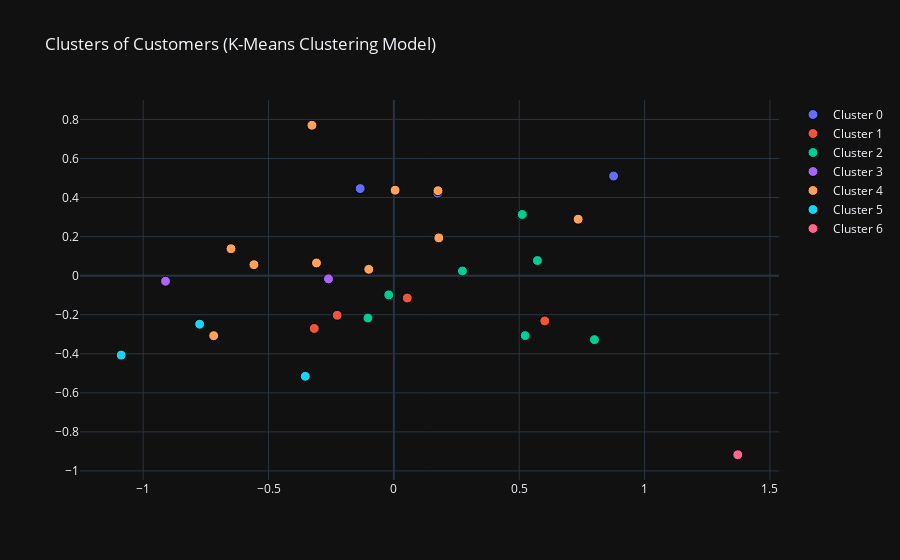

Notebook source saved alongside this figure:
### Code cell
import plotly.express as px
import plotly.graph_objects as go


# Obtener índices y número de clusters únicos
idxs = pca_clusters['index']
n_clusters = pca_clusters['cluster'].nunique()

# Colors for clusters
cmap = px.colors.qualitative.Plotly
n_colors = len(cmap)

# Create figure
fig = go.Figure()

# Add each cluster to the figure
for i in range(n_clusters):
    cluster_data = pca_clusters[pca_clusters['cluster'] == i]
    
    fig.add_trace(go.Scatter(
        x=cluster_data['Col1'], 
        y=cluster_data['Col2'], 
        mode='markers',
        marker=dict(size=10, color=cmap[i % n_colors], line=dict(width=1, color='black')),
        name=f'Cluster {i}',
        text=[f"{idx}<br>Cluster: {i}" for idx in cluster_data['index']],
        hoverinfo="text"
    ))

# Config
fig.update_layout(
    title="Clusters of Customers (K-Means Clustering Model)",
    xaxis_title="",
    yaxis_title="",
    template="plotly_dark"
)

# Mostrar la gráfica
fig.show()

### Figure 1 — Plotly figure (JSON) as saved in the notebook; plotly's stock layout.template omitted (floating-point values rounded to 4 significant figures)
{"data": [{"hoverinfo": "text", "marker": {"color": "#636EFA", "line": {"color": "black", "width": 1}, "size": 10}, "mode": "markers", "name": "Cluster 0", "text": ["miami<br>Cluster: 0", "rodriguez<br>Cluster: 0", "vegas<br>Cluster: 0"], "type": "scatter", "x": [0.1746, 0.8763, -0.1346], "y": [0.4227, 0.51, 0.4459]}, {"hoverinfo": "text", "marker": {"color": "#EF553B", "line": {"color": "black", "width": 1}, "size": 10}, "mode": "markers", "name": "Cluster 1", "text": ["hockenheimring<br>Cluster: 1", "hungaroring<br>Cluster: 1", "zandvoort<br>Cluster: 1", "interlagos<br>Cluster: 1"], "type": "scatter", "x": [-0.3178, 0.6018, -0.2264, 0.05314], "y": [-0.2704, -0.232, -0.2028, -0.1148]}, {"hoverinfo": "text", "marker": {"color": "#00CC96", "line": {"color": "black", "width": 1}, "size": 10}, "mode": "markers", "name": "Cluster 2", "text": ["nurburgring<br>Cluster: 2", "portimao<br>Cluster: 2", "sochi<br>Cluster: 2", "shanghai<br>Cluster: 2", "baku<br>Cluster: 2", "marina_bay<br>Cluster: 2", "americas<br>Cluster: 2"], "type": "scatter", "x": [0.2733, -0.1036, 0.5238, 0.5122, 0.5725, 0.8001, -0.02054], "y": [0.02373, -0.2169, -0.3071, 0.3134, 0.07747, -0.3276, -0.09835]}, {"hoverinfo": "text", "marker": {"color": "#AB63FA", "line": {"color": "black", "width": 1}, "size": 10}, "mode": "markers", "name": "Cluster 3", "text": ["catalunya<br>Cluster: 3", "silverstone<br>Cluster: 3"], "type": "scatter", "x": [-0.261, -0.9111], "y": [-0.01629, -0.02863]}, {"hoverinfo": "text", "marker": {"color": "#FFA15A", "line": {"color": "black", "width": 1}, "size": 10}, "mode": "markers", "name": "Cluster 4", "text": ["istanbul<br>Cluster: 4", "ricard<br>Cluster: 4", "bahrain<br>Cluster: 4", "albert_park<br>Cluster: 4", "suzuka<br>Cluster: 4", "villeneuve<br>Cluster: 4", "red_bull_ring<br>Cluster: 4", "monza<br>Cluster: 4", "yas_marina<br>Cluster: 4", "spa<br>Cluster: 4"], "type": "scatter", "x": [0.1759, 0.004783, 0.1792, -0.6498, -0.7189, 0.735, -0.3088, -0.3269, -0.1002, -0.5584], "y": [0.4351, 0.4377, 0.1934, 0.1378, -0.3075, 0.2891, 0.06497, 0.7702, 0.03241, 0.0563]}, {"hoverinfo": "text", "marker": {"color": "#19D3F3", "line": {"color": "black", "width": 1}, "size": 10}, "mode": "markers", "name": "Cluster 5", "text": ["jeddah<br>Cluster: 5", "imola<br>Cluster: 5", "losail<br>Cluster: 5"], "type": "scatter", "x": [-1.088, -0.3536, -0.7749], "y": [-0.4069, -0.5154, -0.2484]}, {"hoverinfo": "text", "marker": {"color": "#FF6692", "line": {"color": "black", "width": 1}, "size": 10}, "mode": "markers", "name": "Cluster 6", "text": ["monaco<br>Cluster: 6"], "type": "scatter", "x": [1.372], "y": [-0.9172]}], "layout": {"title": {"text": "Clusters of Customers (K-Means Clustering Model)"}, "xaxis": {"title": {"text": ""}}, "yaxis": {"title": {"text": ""}}}}
